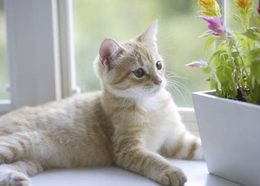
%> input picture pyramid/e.png, 260 x 186 px, shrunk from 448 x 320 before the run
$ octave pyramid.m   (GNU Octave 9; MATLAB toolbox functions it lacks are replaced by stand-ins)
%> lines starting %> are read from the running program, lines starting %| are printed output that depends on the picture
%> further down, image is the input picture: size 186x260x3 uint8; mean R, G, B 166.7, 167.6, 155.8
### pyramid/subsample.m
function new_image = subsample(image, subsample_rate)
%> called with subsample_rate = 2
size_image = size(image);
%> size_image = [186 260 3]
%blur
var = 9;
size_filter = 5;
gauss_filter = Gen_Gauss_filter(var, size_filter);
image = conv(image, gauss_filter);

size_new = size_image;
size_new(1:2) = floor(size_image(1:2)/subsample_rate);
new_image = zeros(size_new);
for c = 1:size_image(3)
    for i = 1:size_new(1)
        for j = 1:size_new(2)
            new_image(i,j,c) = image(subsample_rate*i,subsample_rate*j,c);
        end
    end
end
end

### pyramid/Gen_Gauss_filter.m
function filter = Gen_Gauss_filter(var, size_filter)
%> called with var = 9, size_filter = 5
    if nargin == 1
        size_filter = 3;
    elseif nargin == 0
            var = 1;
            size_filter = 3;
    end
%     % column vector
%     A = zeros(size_filter, 1);
    center = floor(size_filter/2) +1;
% [6 lines of commented-out code are left out]


    filter = zeros(size_filter);
    for i = 1:size_filter
        for j = 1:size_filter
            filter(i,j) = 1/(2*pi*var)*exp(-0.5*((i-center)^2+(j-center)^2)/var);
        end
    end
    filter = filter/sum(filter, 'all');
end

### pyramid/conv.m
function modified = conv(image, filter)
    size_image = size(image);
%> size_image = [186 260 3]
    size_filter = size(filter);
    size_modified = size_image;
%> size_modified = [186 260 3]
    modified = zeros(size_modified);
    for m = 1:size_image(3)
        image_ch = image(:,:,m);
        %padding
        pad_image = zeros(size_image(1)+floor(size_filter(1))-1, size_image(2)+floor(size_filter(2))-1);

        pad_image(1:floor(size_filter(1)/2), 1:floor(size_filter(2)/2)) = image_ch(1:floor(size_filter(1)/2), 1:floor(size_filter(2)/2));
        pad_image(end-floor(size_filter(1)/2):end,1:floor(size_filter(2)/2)) = image_ch(end-floor(size_filter(1)/2):end,1:floor(size_filter(2)/2));
        pad_image(end-floor(size_filter(1)/2):end,end-floor(size_filter(2)/2):end) = image_ch(end-floor(size_filter(1)/2):end,end-floor(size_filter(2)/2):end);
        pad_image(1:floor(size_filter(1)/2), end-floor(size_filter(2)/2):end) = image_ch(1:floor(size_filter(1)/2), end-floor(size_filter(2)/2):end);

        pad_image(floor(size_filter(1)/2)+1:end-floor(size_filter(1)/2), 1:floor(size_filter(2)/2)) = image_ch(:, 1:floor(size_filter(2)/2));
        pad_image(end-floor(size_filter(1)/2):end, floor(size_filter(2)/2)+1:end-floor(size_filter(2)/2)) = image_ch(end-floor(size_filter(1)/2):end, :);
        pad_image(floor(size_filter(1)/2)+1:end-floor(size_filter(1)/2), end-floor(size_filter(2)/2):end) = image_ch(:, end-floor(size_filter(2)/2):end);
        pad_image(1:floor(size_filter(1)/2), floor(size_filter(2)/2)+1:end-floor(size_filter(2)/2)) = image_ch(1:floor(size_filter(1)/2), :);

        pad_image(floor(size_filter(1)/2)+1:end-floor(size_filter(1)/2), floor(size_filter(2)/2)+1: end-floor(size_filter(2)/2)) = image_ch;

        image_ch = pad_image;
        %convolving
        for i = 1:size_modified(1)
            for j = 1:size_modified(2)
                modified(i,j,m) =  sum(image_ch(i:i+size_filter(1)-1, j:j+size_filter(2)-1).*filter, 'all');
            end
        end
        modified(:,:,m) = modified(:,:,m)/max(modified(:,:,m),[], 'all');
    end
%> this loop made 3 passes
%> pass 1, in conv, `image_ch = image(:,:,m);`:
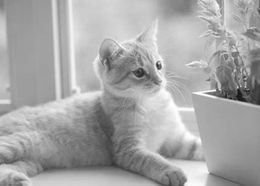
%> image_ch: size 186x260 uint8; min 16, max 255, mean 166.7
%> pass 1, in conv, `image_ch = pad_image;`:
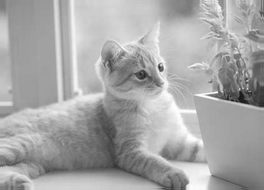
%> image_ch: size 190x264 double; min 16, max 255, mean 166.7
%> after the loop:
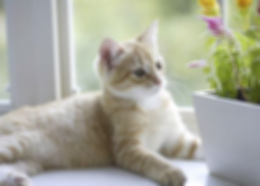
%> modified: size 186x260x3 double; mean R, G, B 0.664, 0.667, 0.612
%> after the loop:
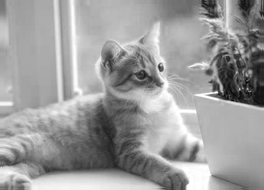
%> pad_image: size 190x264 double; min 1, max 255, mean 155.8
%     modified = modified/max(modified, 'all');
%     modified = im2uint8(modified);
end

### pyramid/upsample.m
function new_image = upsample(image, upsample_rate)
size_image = size(image);
size_new = size_image;
size_new(1:2) = size_image(1:2)*upsample_rate;
new_image = zeros(size_new);
% [14 lines of commented-out code are left out]
for c = 1:size_image(3)
    for i = 1:size_new(1)
        for j = 1:size_new(2)
            xt = i/upsample_rate;
            yt = j/upsample_rate;
            if mod(xt,1)==0 && mod(yt,1)==0
                new_image(i,j,c) = image(xt,yt,c);
            end
            if xt>1 && yt>1 && xt<size_image(1) && yt<size_image(2)
                temp1 = ((xt-floor(xt))*image(floor(xt)+1, floor(yt),c) + (floor(xt)+1-xt)*image(floor(xt), floor(yt),c));
                temp2 = ((xt-floor(xt))*image(floor(xt)+1, floor(yt)+1,c) + (floor(xt)+1-xt)*image(floor(xt), floor(yt)+1,c));
                new_image(i, j, c) = temp2*(yt-floor(yt)) + temp1*(floor(yt)+1-yt);
            end
        end
    end
end

%blur
var = 9;
size_filter = 5;
gauss_filter = Gen_Gauss_filter(var, size_filter);
new_image = conv(new_image, gauss_filter);
end

### pyramid/pyramid.m
clear all
image = imread('e.png');
% image(306,308) = 123;
size_pyramid = 5;
pyramid_rate = 2;
gauss_pyramid = cell(size_pyramid, 1);
laplacian_pyramid = cell(size_pyramid, 1);
image = subsample(image, pyramid_rate);
gauss_pyramid{1,1} = image;
for i = 2:size_pyramid
    image = subsample(image, pyramid_rate);
    gauss_pyramid{i,1} = image;
%> (the run ends here)
